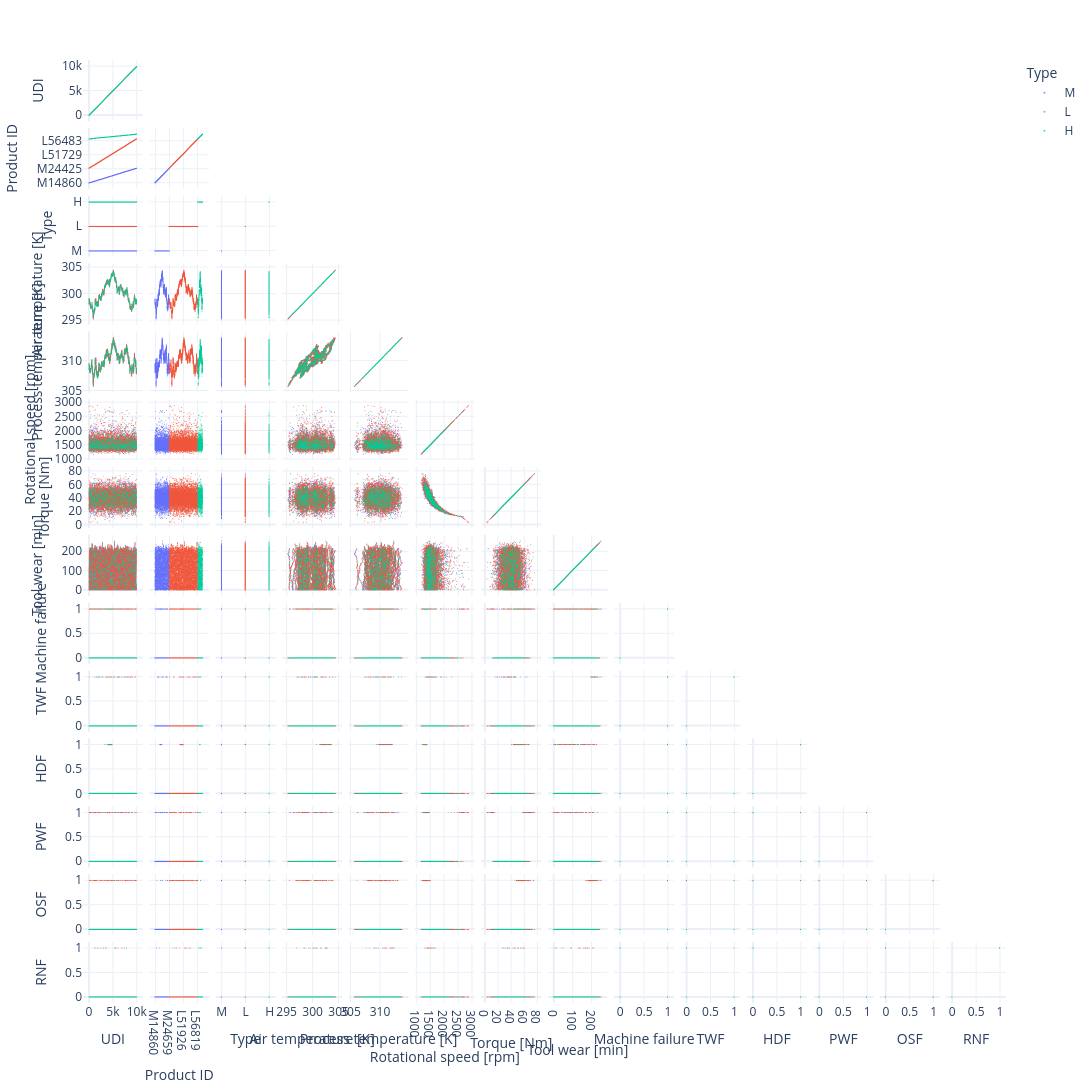

The notebook cell this image was saved under:
### Code cell
# pairplot for basic data distribution
fig_size = 2000

data_sort = "UDI"
df_sorted = df.sort_values(data_sort)

pair_1 = px.scatter_matrix(
    df_sorted,
    dimensions=df.columns.to_list(),
    color='Type',
    #symbol=,

    opacity=0.7,
    #size='value',
    #hover_data=['id', 'name']
    height=fig_size,
    width=fig_size
)
pair_1.update_traces(showupperhalf=False)
pair_1.update_traces(diagonal_visible=True)
pair_1.update_traces(marker=dict(size=1))

pair_1.show()

### Figure 1 — Plotly figure (JSON) as saved in the notebook; plotly's stock layout.template omitted (floating-point values rounded to 4 significant figures; data arrays with more than 128 entries replaced by an {"elided": "..."} marker saying what was removed)
{"data": [{"diagonal": {"visible": true}, "dimensions": [{"axis": {"matches": true}, "label": "UDI", "values": {"elided": "2997 int values"}}, {"axis": {"matches": true}, "label": "Product ID", "values": {"elided": "2997 str values"}}, {"axis": {"matches": true}, "label": "Type", "values": {"elided": "2997 str values"}}, {"axis": {"matches": true}, "label": "Air temperature [K]", "values": {"elided": "2997 float values"}}, {"axis": {"matches": true}, "label": "Process temperature [K]", "values": {"elided": "2997 float values"}}, {"axis": {"matches": true}, "label": "Rotational speed [rpm]", "values": {"elided": "2997 int values"}}, {"axis": {"matches": true}, "label": "Torque [Nm]", "values": {"elided": "2997 float values"}}, {"axis": {"matches": true}, "label": "Tool wear [min]", "values": {"elided": "2997 int values"}}, {"axis": {"matches": true}, "label": "Machine failure", "values": {"elided": "2997 int values"}}, {"axis": {"matches": true}, "label": "TWF", "values": {"elided": "2997 int values"}}, {"axis": {"matches": true}, "label": "HDF", "values": {"elided": "2997 int values"}}, {"axis": {"matches": true}, "label": "PWF", "values": {"elided": "2997 int values"}}, {"axis": {"matches": true}, "label": "OSF", "values": {"elided": "2997 int values"}}, {"axis": {"matches": true}, "label": "RNF", "values": {"elided": "2997 int values"}}], "hovertemplate": "Type=M<br>%{xaxis.title.text}=%{x}<br>%{yaxis.title.text}=%{y}<extra></extra>", "legendgroup": "M", "marker": {"color": "#636efa", "opacity": 0.7, "size": 1, "symbol": "circle"}, "name": "M", "showlegend": true, "showupperhalf": false, "type": "splom"}, {"diagonal": {"visible": true}, "dimensions": [{"axis": {"matches": true}, "label": "UDI", "values": {"elided": "6000 int values"}}, {"axis": {"matches": true}, "label": "Product ID", "values": {"elided": "6000 str values"}}, {"axis": {"matches": true}, "label": "Type", "values": {"elided": "6000 str values"}}, {"axis": {"matches": true}, "label": "Air temperature [K]", "values": {"elided": "6000 float values"}}, {"axis": {"matches": true}, "label": "Process temperature [K]", "values": {"elided": "6000 float values"}}, {"axis": {"matches": true}, "label": "Rotational speed [rpm]", "values": {"elided": "6000 int values"}}, {"axis": {"matches": true}, "label": "Torque [Nm]", "values": {"elided": "6000 float values"}}, {"axis": {"matches": true}, "label": "Tool wear [min]", "values": {"elided": "6000 int values"}}, {"axis": {"matches": true}, "label": "Machine failure", "values": {"elided": "6000 int values"}}, {"axis": {"matches": true}, "label": "TWF", "values": {"elided": "6000 int values"}}, {"axis": {"matches": true}, "label": "HDF", "values": {"elided": "6000 int values"}}, {"axis": {"matches": true}, "label": "PWF", "values": {"elided": "6000 int values"}}, {"axis": {"matches": true}, "label": "OSF", "values": {"elided": "6000 int values"}}, {"axis": {"matches": true}, "label": "RNF", "values": {"elided": "6000 int values"}}], "hovertemplate": "Type=L<br>%{xaxis.title.text}=%{x}<br>%{yaxis.title.text}=%{y}<extra></extra>", "legendgroup": "L", "marker": {"color": "#EF553B", "opacity": 0.7, "size": 1, "symbol": "circle"}, "name": "L", "showlegend": true, "showupperhalf": false, "type": "splom"}, {"diagonal": {"visible": true}, "dimensions": [{"axis": {"matches": true}, "label": "UDI", "values": {"elided": "1003 int values"}}, {"axis": {"matches": true}, "label": "Product ID", "values": {"elided": "1003 str values"}}, {"axis": {"matches": true}, "label": "Type", "values": {"elided": "1003 str values"}}, {"axis": {"matches": true}, "label": "Air temperature [K]", "values": {"elided": "1003 float values"}}, {"axis": {"matches": true}, "label": "Process temperature [K]", "values": {"elided": "1003 float values"}}, {"axis": {"matches": true}, "label": "Rotational speed [rpm]", "values": {"elided": "1003 int values"}}, {"axis": {"matches": true}, "label": "Torque [Nm]", "values": {"elided": "1003 float values"}}, {"axis": {"matches": true}, "label": "Tool wear [min]", "values": {"elided": "1003 int values"}}, {"axis": {"matches": true}, "label": "Machine failure", "values": {"elided": "1003 int values"}}, {"axis": {"matches": true}, "label": "TWF", "values": {"elided": "1003 int values"}}, {"axis": {"matches": true}, "label": "HDF", "values": {"elided": "1003 int values"}}, {"axis": {"matches": true}, "label": "PWF", "values": {"elided": "1003 int values"}}, {"axis": {"matches": true}, "label": "OSF", "values": {"elided": "1003 int values"}}, {"axis": {"matches": true}, "label": "RNF", "values": {"elided": "1003 int values"}}], "hovertemplate": "Type=H<br>%{xaxis.title.text}=%{x}<br>%{yaxis.title.text}=%{y}<extra></extra>", "legendgroup": "H", "marker": {"color": "#00cc96", "opacity": 0.7, "size": 1, "symbol": "circle"}, "name": "H", "showlegend": true, "showupperhalf": false, "type": "splom"}], "layout": {"dragmode": "select", "height": 2000, "legend": {"title": {"text": "Type"}, "tracegroupgap": 0}, "margin": {"t": 60}, "width": 2000}}
